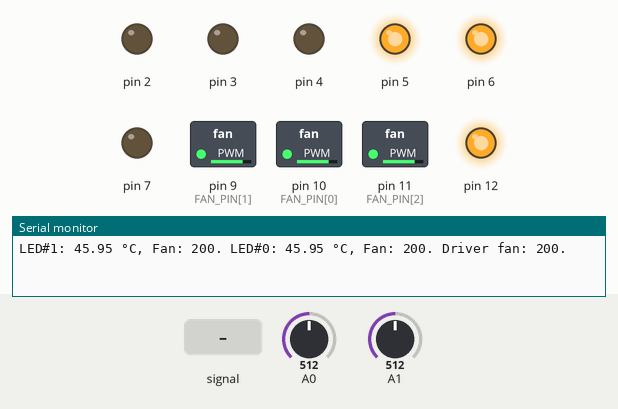
Simulated run of this sketch. Board: Arduino Uno, built with avr-gcc and run on an emulated ATmega328P. On the bench: switched loads named in the sketch (green lamp = pin HIGH), output pins drawn as LEDs (lit = HIGH), the last lines printed to the serial monitor. Dashed ring = blinking. Inputs (shaded band) come from the test bench; at power-on: A0 = 512, A1 = 512.

Above: at 1.2 s.
1.3 s: A0 fed a 200 Hz sine of ±255 counts around its level
At 2.4 s:
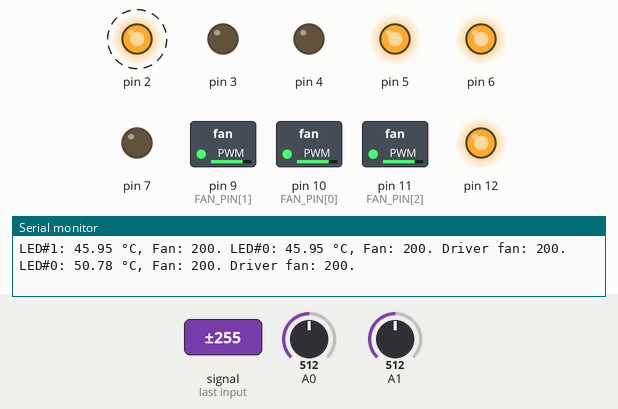
4.3 s: A0 set to 716
At 6.2 s:
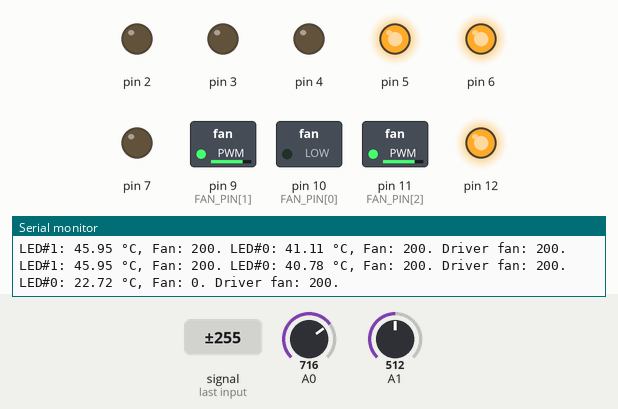
6.7 s: A1 set to 492
8.2 s: A1 set to 463
At 8.6 s:
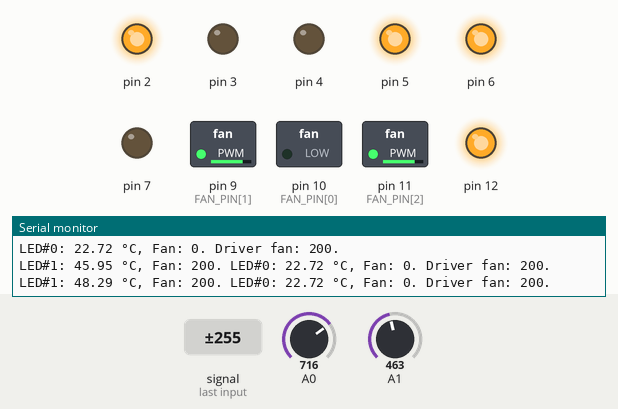
9.7 s: A1 set to 511
At 10.9 s:
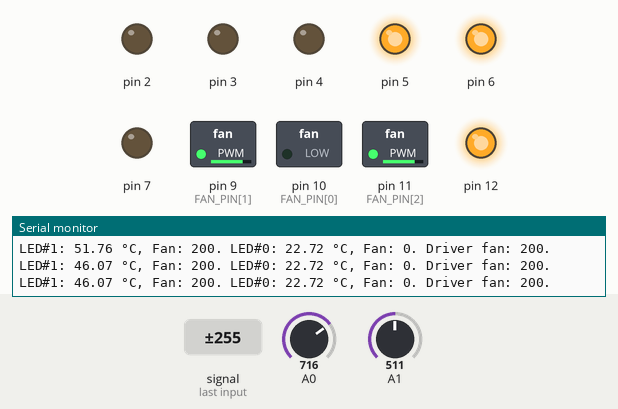
11.2 s: A1 set to 323
At 12.5 s:
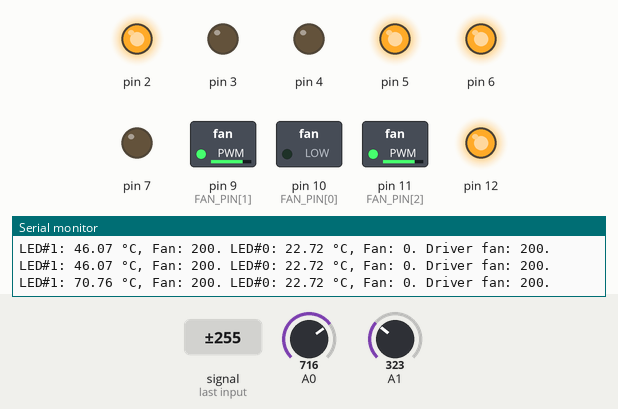
Timing chart, 0 to 13.7 s (numbered marks = the images above; inputs shaded):
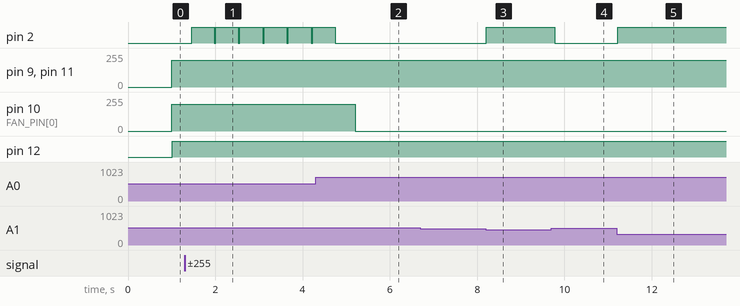

The sketch:

Arduino_LED_fan_temp_monitor.ino
```cpp
// (licence header left out)
// Thermistor Example #3 from the Adafruit Learning System guide on Thermistors
// https://learn.adafruit.com/thermistor/overview by Limor Fried, Adafruit Industries
// MIT License - please keep attribution and consider buying parts from Adafruit

// resistance at 25 degrees C
#define THERMISTORNOMINAL 10000
// temp. for nominal resistance (almost always 25 C)
#define TEMPERATURENOMINAL 25
// how many samples to take and average, more takes longer
// but is more 'smooth'
#define NUMSAMPLES 64
// The beta coefficient of the thermistor (usually 3000-4000)
#define BCOEFFICIENT 3428
// the value of the 'other' resistor
#define SERIESRESISTOR 4700
// Temp (°C) for min fan speed
#define FANMINTEMP 25
// Temp (°C) for max fan speed
#define FANMAXTEMP 27
//Maximum allowed fanspeed (0-255).  Low = quieter + hotter.
#define MAXFANSPEED 200
//Temperature threshold for audible alarm
#define ALARMTEMP 50

#include <elapsedMillis.h>
float thermistor_temp[2];
const uint8_t FAN_PIN[3] = {10, 9, 11};
elapsedMillis serial_timer;
elapsedMicros alarm_timer;

void setup(void) {
  Serial.begin(9600);
  DDRD = B11111100;
  PORTD = B01100000;
  pinMode(12, OUTPUT);
}

void loop(void) {
  uint8_t i;
  float ADC_temp[2];
  float fan_speed[2];
  uint8_t fan_pwm;
  bool alarm = false;

  // take N samples in a row, with a slight delay
  i = NUMSAMPLES;
  analogRead(A0); //Clear ADC
  ADC_temp[0] = 0;
  while(i--) ADC_temp[0] += analogRead(A0);
  i = NUMSAMPLES;
  analogRead(A1); //Clear ADC
  ADC_temp[1] = 0;
  while(i--) ADC_temp[1] += analogRead(A1);

  // convert the value to resistance
  i=2;
  while(i--){
    ADC_temp[i] = 65535 / ADC_temp[i] - 1;
    ADC_temp[i] = SERIESRESISTOR / ADC_temp[i];
    ADC_temp[i] = ADC_temp[i] / THERMISTORNOMINAL;     // (R/Ro)
    ADC_temp[i] = log(ADC_temp[i]);                  // ln(R/Ro)
    ADC_temp[i] /= BCOEFFICIENT;                   // 1/B * ln(R/Ro)
    ADC_temp[i] += 1.0 / (TEMPERATURENOMINAL + 273.15); // + (1/To)
    ADC_temp[i] = 1.0 / ADC_temp[i];                 // Invert
    ADC_temp[i] -= 273.15;                         // convert absolute temp to C

    fan_speed[i] = 255*((ADC_temp[i]-FANMINTEMP)/(FANMAXTEMP-FANMINTEMP));
    if(fan_speed[i] <= 0) fan_speed[i] = 0;
    else if(fan_speed[i] >= MAXFANSPEED) fan_speed[i] = MAXFANSPEED;
    fan_pwm = round(fan_speed[i]);
    if(serial_timer > 1000){
      Serial.print("LED#");
      Serial.print(i);
      Serial.print(": ");
      Serial.print(ADC_temp[i]);
      Serial.print(" °C, ");
      Serial.print("Fan: ");
      Serial.print(fan_pwm);
      Serial.print(". ");
      analogWrite(FAN_PIN[i], fan_pwm);
    }
  }
  //Set driver fan speed to match fastest LED fan speed
  if(serial_timer > 1000){
    if (fan_speed[0] > fan_speed[1]) fan_pwm = round(fan_speed[0]);
    else fan_pwm = round(fan_speed[1]);
    Serial.print("Driver fan: ");
    Serial.print(fan_pwm);
    Serial.print(". ");
    analogWrite(FAN_PIN[2], fan_pwm);
    Serial.println();
    serial_timer = 0;
    if (fan_pwm > 0) digitalWrite(12, HIGH);
    else digitalWrite(12, LOW);
  }
  if(ADC_temp[0] >= ALARMTEMP || ADC_temp[1] >= ALARMTEMP){
    uint32_t start = serial_timer;
    while(serial_timer - start < 500){
      if(alarm_timer < 166) PORTD = B01101000;
      else if(alarm_timer < 333) PORTD = B01100100;
      else alarm_timer = 0;
    }
  }
  else{
    PORTD = B01100000;
  }
}
```

Measured:
- the behaviour switches between 478 and 477 on A1 (found by bisection; images 2 and 3)
- after the input at 1.3 s, pin 2: alternates HIGH for 0.52 s and LOW for 0.03 s, starting after 0.16 s
- after the input at 4.3 s, pin 2: goes on until 4.8 s, then stays LOW; pin 10 (FAN_PIN[0]): 200/255 → 0/255 after 0.90 s
- after the input at 8.2 s, pin 2: LOW → HIGH at once
- after the input at 9.7 s, pin 2: HIGH → LOW after 0.07 s
- after the input at 11.2 s, pin 2: LOW → HIGH at once
